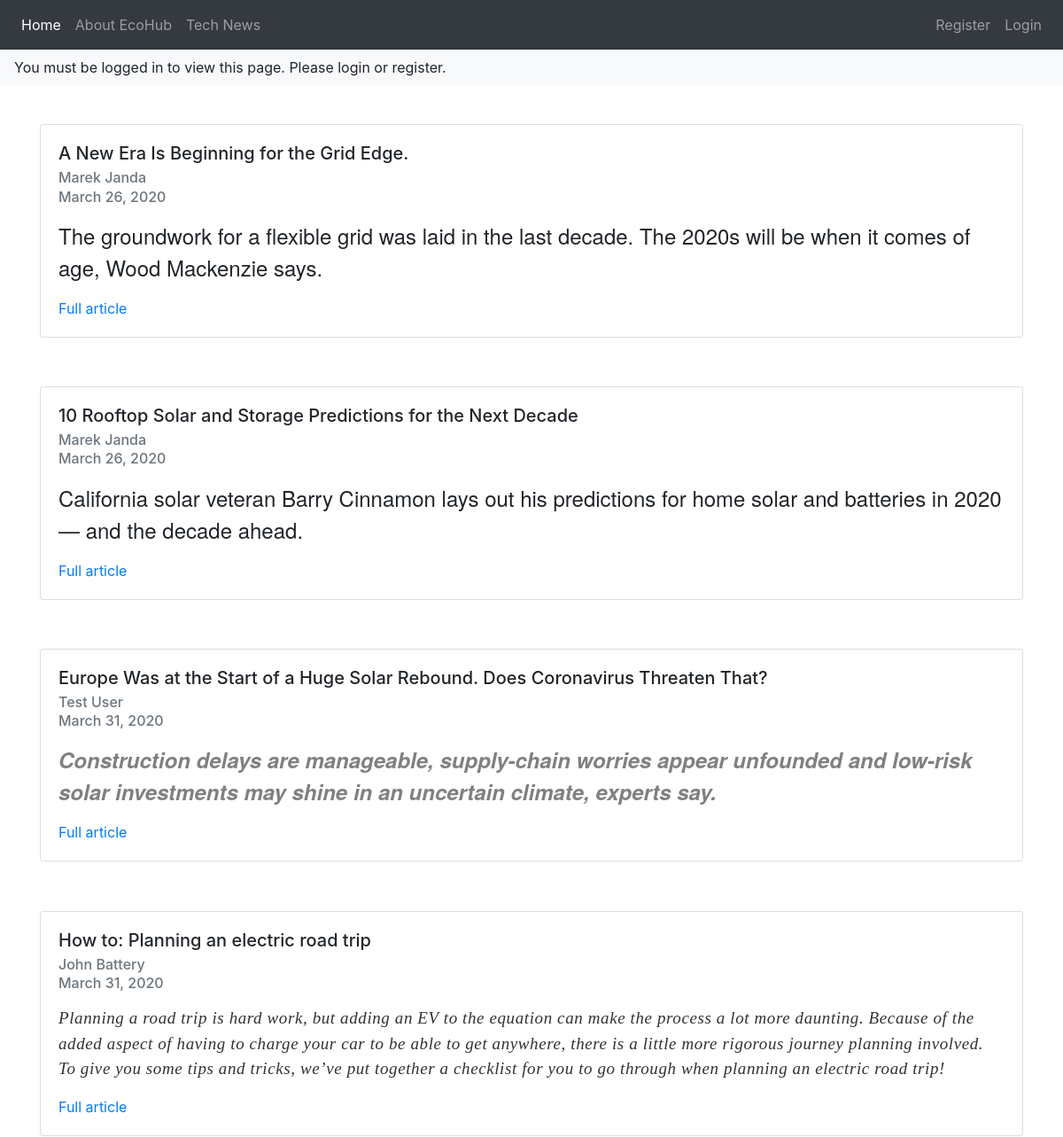
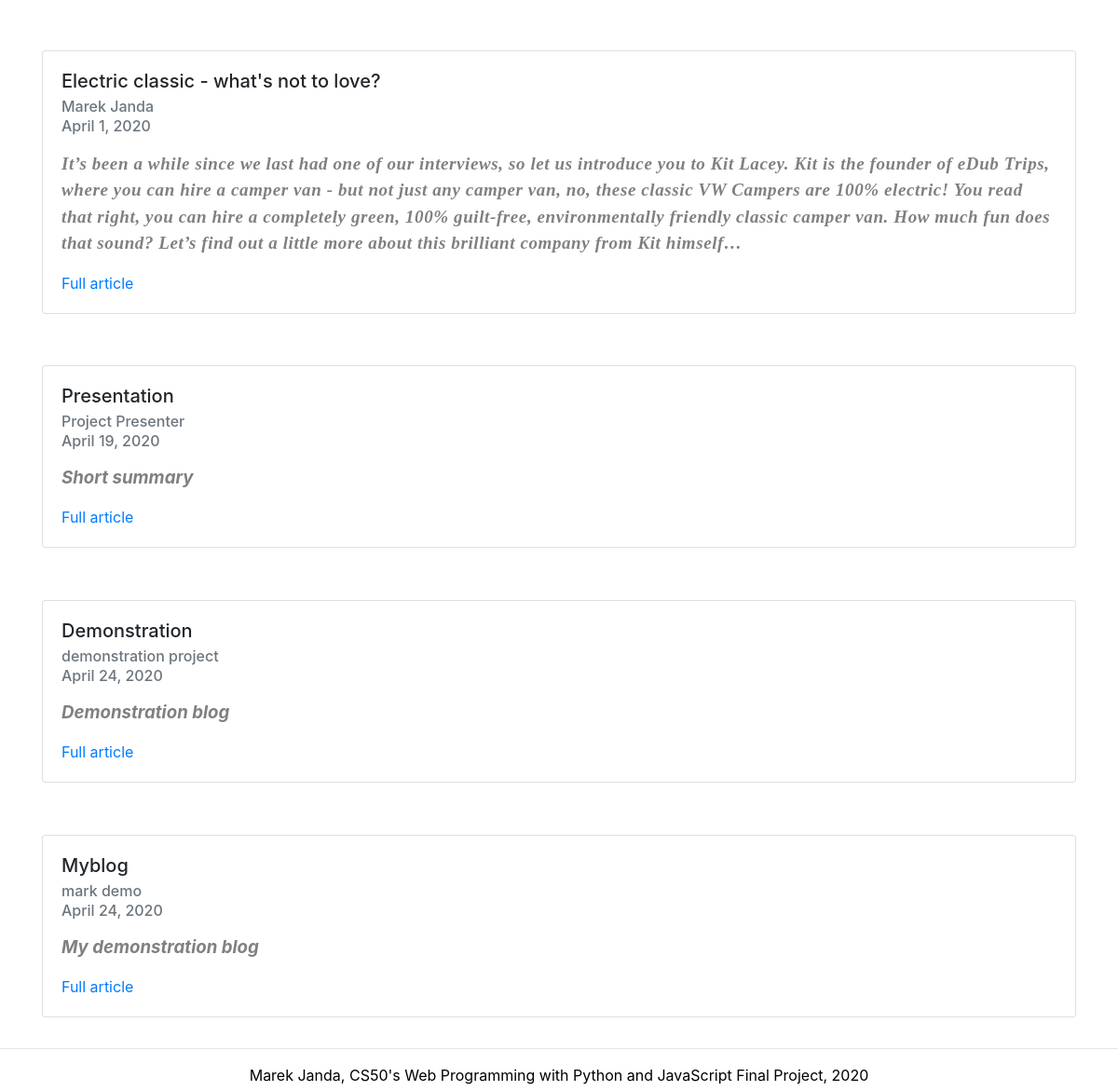
Screenshot of /blogs with the database file from the repository (2 pictures, top to bottom).
### ecohub/models.py (models this page shows, shortened)
class Blog(models.Model):
    category = models.ForeignKey(NewsCategory, default=1, verbose_name="Category", on_delete=models.SET_DEFAULT)
    author = models.CharField(max_length=127, default="author")
    published = models.DateField(auto_now_add=True)
    title = models.CharField(max_length=255)
    abstract = models.TextField(default='Abstract')
    content = models.TextField()

### ecohub/views.py (the view)
# urls.py: path("blogs", views.blogs_view, name="blogs"),
def blogs_view(request):
    context = {
        "blogs": Blog.objects.all(),
        "categories": NewsCategory.objects.all()
    }
    return render(request, 'ecohub/blogs.html', context=context)

### ecohub/templates/ecohub/blogs.html (shortened to what this page needs)
{% extends "ecohub/base.html" %}
{% block body %}
    {% include 'ecohub/includes/blognav.html' %}
    {% if not blogs %}
        <p>There are no blogs in this section</p>
    {% else %}
        <div class="container">
            {% for blog in blogs %}
                <div class="row">
                    <div class="col">
                        <div class="card" style="width: 100%;">
                            <div class="card-body">
                                <h5 class="card-title">{{ blog.title }}</h5>
                                <h6 class="card-subtitle mb-2 text-muted">{{ blog.author }}</h6>
                                <h6 class="card-subtitle mb-2 text-muted">{{ blog.published }}</h6>
                                <p class="card-text">{{ blog.abstract|safe }}</p>
                                <a href="{% url 'blog' blog.id %}" class="card-link">Full article</a>
                            </div>
                        </div>
                    </div>
                </div>
            {% endfor %}
        </div>
    {% endif %}
{% endblock %}

### ecohub/templates/ecohub/base.html (shortened to what this page needs)
{% load static %}
<!DOCTYPE html>
<html>
    <head>
        <link rel="stylesheet" href="{% static 'ecohub/CSS/styles.css' %}"/>
        <link rel="stylesheet" href="https://stackpath.bootstrapcdn.com/bootstrap/4.4.1/css/bootstrap.min.css">
    </head>
    <body>
        {% include 'ecohub/includes/main_navbar.html' %}
        {% block body %}
        {% endblock %}
        <footer>
            <hr>
            Marek Janda, CS50's Web Programming with Python and JavaScript Final Project, 2020
       </footer>
    </body>
</html>

### ecohub/templates/ecohub/includes/main_navbar.html (shortened to what this page needs)
<nav class="navbar navbar-expand-lg sticky-top navbar-dark bg-dark">
    <div class="collapse navbar-collapse" id="navbarSupportedContent">
        {% if user.is_authenticated %}
        <ul class="navbar-nav mr-auto">
            <li class="nav-item active">
                <a class="nav-link" href="{% url 'home' %}">Home <span class="sr-only">(current)</span></a>
            </li>
            <li class="nav-item">
                <a class="nav-link" href="{% url 'news' %}">Tech News</a>
            </li>
            <li class="nav-item">
                <a class="nav-link" href="{% url 'blogs' %}">Blogs</a>
            </li>
            <li class="nav-item">
                <a class="nav-link" href="{% url 'projects' %}">Projects</a>
            </li>
        </ul>
        {% else %}
            <ul class="navbar-nav mr-auto">
                <li class="nav-item active">
                    <a class="nav-link" href="{% url 'index' %}">Home <span class="sr-only">(current)</span></a>
                </li>
                <li class="nav-item">
                    <a class="nav-link" href="{% url 'about' %}">About EcoHub</a>
                </li>
                <li class="nav-item">
                    <a class="nav-link" href="{% url 'news' %}">Tech News</a>
                </li>
            </ul>
        {% endif %}
        <span class="navbar-item">
            <ul class="navbar-nav mr-auto">
                {% if user.is_authenticated %}
                    <li class="nav-item">
                        <a class="nav-link" href="{% url 'messages' %}">Messages</a>
                    </li>
                    <li class="nav-item">
                        <a class="nav-link" href="{% url 'logout' %}">Logout</a>
                    </li>
                    <!--
                        <li class="nav-item">
                            <span class="navbar-text">
                                You are logged in as: {{ user.username }}
                            </span>
                        </li>
                    -->
                {% else %}
                    <li class="nav-item">
                        <a class="nav-link" href="{% url 'register' %}">Register</a>
                    </li>
                    <li class="nav-item">
                        <a class="nav-link" href="{% url 'login' %}">Login</a>
                    </li>
                {% endif %}
            </ul>
        </span>
    </div>
</nav>

### ecohub/templates/ecohub/includes/blognav.html
<nav class="navbar navbar-expand-lg navbar-light bg-light">
    <div class="collapse navbar-collapse" id="navbarSupportedContent">
        {% if user.is_authenticated %}
        <ul class="navbar-nav mr-auto">
            <li class="nav-item">
                <a class="nav-link" href="{% url 'blogs' %}">All Blogs</a>
            </li>
            <li class="nav-item dropdown">
                <a class="nav-link dropdown-toggle" href="#" id="navbarDropdown" role="button" data-toggle="dropdown" aria-haspopup="true" aria-expanded="false">
                  Categories
                </a>
                <div class="dropdown-menu" aria-labelledby="navbarDropdown">
                    {% for category in categories %}
                        <a class="dropdown-item" href="{% url 'blog_category' category.id %}">{{ category }}</a>
                    {% endfor %}
                </div>
            </li>
            <li class="nav-item">
                <a class="nav-link" href="{% url 'myblogs' %}">My Blogs</a>
            </li>
            <li class="nav-item">
                <a class="nav-link" href="{% url 'blogwriting' %}">Write Blog</a>
            </li>
        </ul>
        {% else %}
            <ul class="navbar-nav mr-auto">
                <li class="nav-item active">
                    You must be logged in to view this page. Please login or register.
                </li>
            </ul>
        {% endif %}
    </div>
</nav>

### static/ecohub/CSS/styles.css (style rules this page uses)
footer { vertical-align: bottom; width: 100%; padding-bottom: 5px; font-size: 1rem; color: black; text-align: center; }
.row { margin-top: 2%; margin-bottom: 2%; }
.card { margin-top: 2%; margin-bottom: 1%; width: 80%; justify-content: center; }

### rows the page displays
Blog: title "A New Era Is Beginning for the Grid Edge.", author "Marek Janda", published "March 26, 2020", abstract "The groundwork for a flexible grid was laid in the last decade. The 2020s will be when it comes of age, Wood Mackenzie says."
Blog: title "10 Rooftop Solar and Storage Predictions for the Next Decade", author "Marek Janda", published "March 26, 2020", abstract "California solar veteran Barry Cinnamon lays out his predictions for home solar and batteries in 2020 — and the decade ahead."
Blog: title "Europe Was at the Start of a Huge Solar Rebound. Does Coronavirus Threaten That?", author "Test User", published "March 31, 2020", abstract "Construction delays are manageable, supply-chain worries appear unfounded and low-risk solar investments may shine in an uncertain climate, experts say."
Blog: title "How to: Planning an electric road trip", author "John Battery", published "March 31, 2020", abstract "Planning a road trip is hard work, but adding an EV to the equation can make the process a lot more daunting. Because of the added aspect of having to charge your car to be able to get anywhere, there is a little more rigorous journey planning involved. To give you some tips and tricks, we’ve put together a checklist for you to go through when planning an electric road trip!"
Blog: title "Electric classic - what's not to love?", author "Marek Janda", published "April 1, 2020", abstract "It’s been a while since we last had one of our interviews, so let us introduce you to Kit Lacey. Kit is the founder of eDub Trips, where you can hire a camper van - but not just any camper van, no, these classic VW Campers are 100% electric! You read that right, you can hire a completely green, 100% guilt-free, environmentally friendly classic camper van. How much fun does that sound? Let’s find out a little more about this brilliant company from Kit himself…"
Blog: title "Presentation", author "Project Presenter", published "April 19, 2020", abstract "Short summary"
Blog: title "Demonstration", author "demonstration project", published "April 24, 2020", abstract "Demonstration blog"
Blog: title "Myblog", author "mark demo", published "April 24, 2020", abstract "My demonstration blog"
